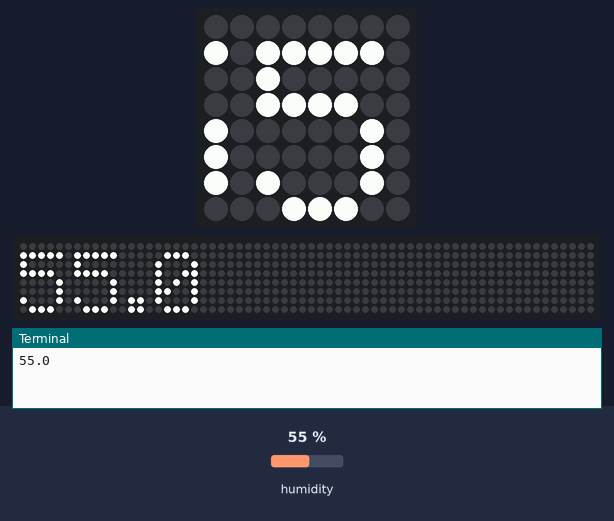
Recording of a program running on a simulated Raspberry Pi (BCM pin numbers) with a Sense HAT. Parts: the Sense HAT's 8×8 RGB LED matrix, a strip that is not on the board, showing the scrolling text unrolled, the last lines printed to the terminal. Inputs (shaded band) come from the test bench; at power-on: humidity 55 %. The 64×8 strip is a reading aid, not a part: it shows the text the matrix is scrolling, unrolled, one strip-width of it at a time.

Above: at 1.28 s.
1.3 s: humidity set to 22 %
At 3.09 s:
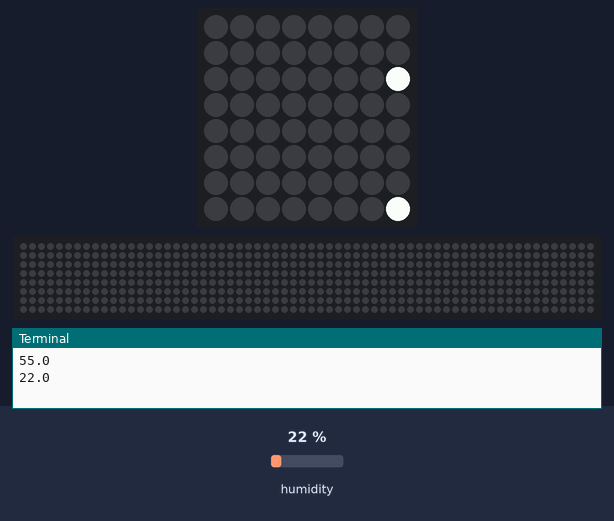
3.1 s: humidity set to 40 %
At 6.03 s:
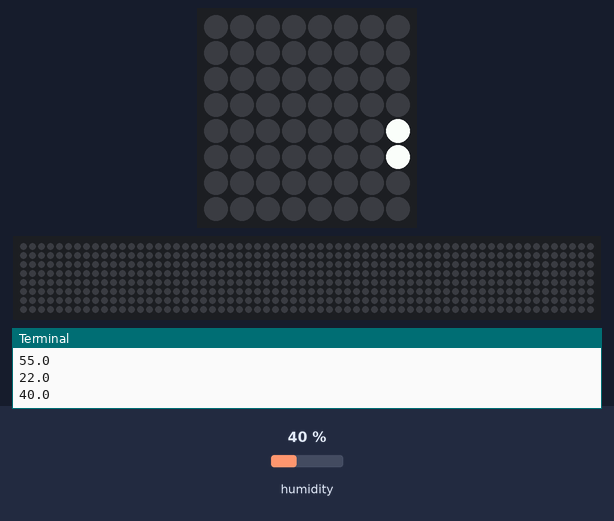
6.1 s: humidity set to 68 %
At 11.65 s:
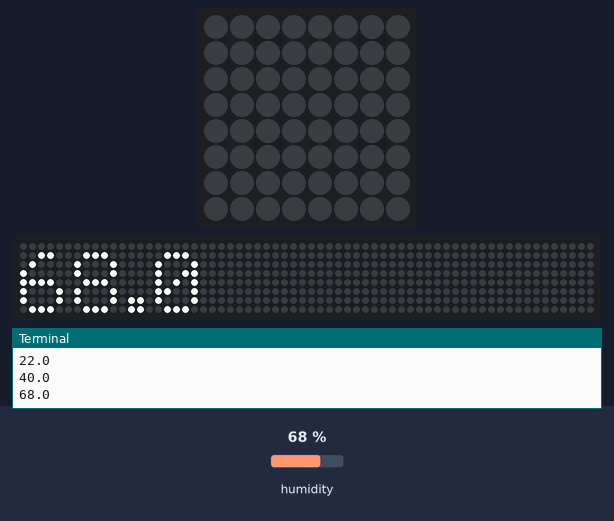

The program:

humiditycheck.py
```python
from sense_hat import SenseHat

s = SenseHat()

s.clear()
old_humidity = 0
while True:
    humidity = s.get_humidity()
    if humidity != old_humidity:
        print(humidity)
        s.show_message(str(round(humidity,2)))
    old_humidity = humidity
```

Measured:
- after the input at 1.3 s, the LEDs: first differ from a run without the input after 1.7 s (image 1)
